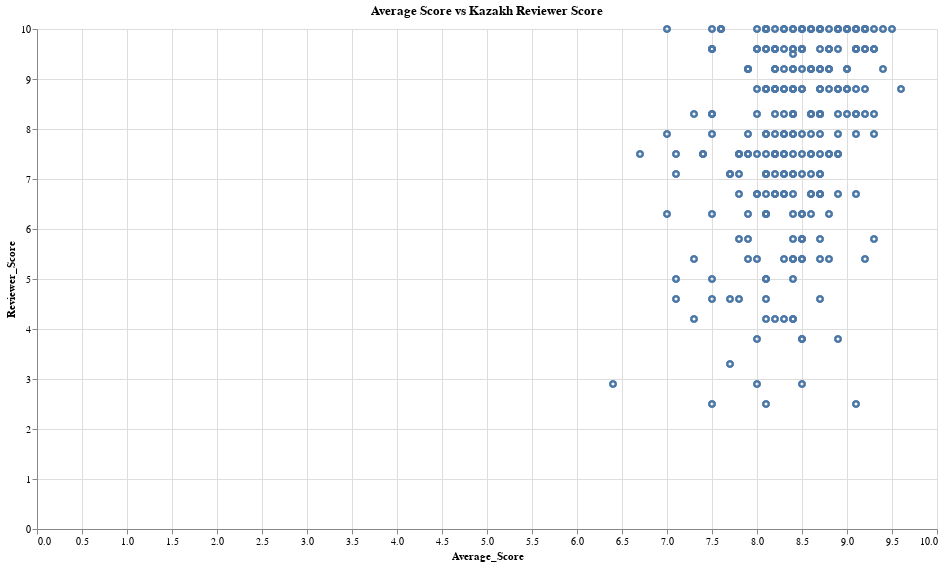

Notebook source saved alongside this figure:
### Markdown cell above
## Summary and Justifications:

### Visualization #1: Scatter plot

This is a scatter plot using Altair to compare the average score of hotels with the reviewer score given by Kazakh reviewers. Each point in the plot represents a hotel, with its x-coordinate indicating the average score and its y-coordinate indicating the reviewer score given by Kazakh reviewers. When you hover over a point, it highlights the hotel name along with the corresponding average score and Kazakh reviewer score.

This visualization is effective for several reasons:

1. **Comparison of Two Variables:** It allows viewers to easily compare the average score with the reviewer score for each hotel, facilitating analysis of any discrepancies or patterns.

2. **Tooltip:** The plot includes a tooltip, enabling users to hover over points and see specific hotel details, enhancing the data understanding and putting it in context.

3. **Interactive Highlighting:** The plot is interactive, highlighting the point which is being hovered over and making the rest less opaque without changing the hue. For hotels, which have multiple reviews, all of those points are highlighted when one is selected, which enhances the exploration experience.

4. **Clear Title and Axes Labels:** The plot is well-labeled with a descriptive title and axis labels, ensuring clarity about what the plot represents.

By saving the plot as an HTML file, it becomes easy to share and view across different platforms, making it a versatile tool for analysis and communication.

### Code cell
# scatter plot to compare kazakh reviews and average score for each hotel

df = pd.read_csv('kazakh_reviews.csv')

# Define a selection that highlights points with the same hotel name
highlight = alt.selection_point(fields=['Hotel_Name'], nearest=True, on='mouseover', empty= True)

# Create scatter plot using Altair
base = alt.Chart(df).mark_point().encode(
    x='Average_Score',
    y='Reviewer_Score',
    tooltip=['Hotel_Name', 'Average_Score', 'Reviewer_Score']
)

# Points that are not highlighted
points = base.encode(
    opacity=alt.condition(highlight, alt.value(1), alt.value(0.2))
).add_params(
    highlight
)

# Highlighted points
highlighted = base.encode(
    opacity=alt.value(1)
).transform_filter(
    highlight
)

# Trend line
trend = base.transform_regression(
    'Average_Score', 'Reviewer_Score'
).mark_line(color='orange').encode(
    opacity=alt.value(0.5)
)

# Layer the charts
chart = points + highlighted
# Properties of the chart
chart = chart.properties(
    title='Average Score vs Kazakh Reviewer Score',
    width=900,
    height=500
)

chart

### Figure 1 — Vega-Lite specification as saved in the notebook (floating-point values rounded to 4 significant figures; data arrays with more than 128 entries replaced by an {"elided": "..."} marker saying what was removed)
{"config": {"view": {"continuousWidth": 300, "continuousHeight": 300}}, "layer": [{"mark": {"type": "point"}, "encoding": {"opacity": {"condition": {"param": "param_1", "value": 1, "empty": true}, "value": 0.2}, "tooltip": [{"field": "Hotel_Name", "type": "nominal"}, {"field": "Average_Score", "type": "quantitative"}, {"field": "Reviewer_Score", "type": "quantitative"}], "x": {"field": "Average_Score", "type": "quantitative"}, "y": {"field": "Reviewer_Score", "type": "quantitative"}}, "name": "view_1"}, {"mark": {"type": "point"}, "encoding": {"opacity": {"value": 1}, "tooltip": [{"field": "Hotel_Name", "type": "nominal"}, {"field": "Average_Score", "type": "quantitative"}, {"field": "Reviewer_Score", "type": "quantitative"}], "x": {"field": "Average_Score", "type": "quantitative"}, "y": {"field": "Reviewer_Score", "type": "quantitative"}}, "transform": [{"filter": {"param": "param_1", "empty": true}}]}], "data": {"name": "data-8420899cd53f0282055f52875991f38e"}, "height": 500, "params": [{"name": "param_1", "select": {"type": "point", "fields": ["Hotel_Name"], "nearest": true, "on": "mouseover"}, "views": ["view_1"]}], "title": "Average Score vs Kazakh Reviewer Score", "width": 900, "$schema": "https://vega.github.io/schema/vega-lite/v5.17.0.json", "datasets": {"data-8420899cd53f0282055f52875991f38e": {"elided": "281 records"}}}
